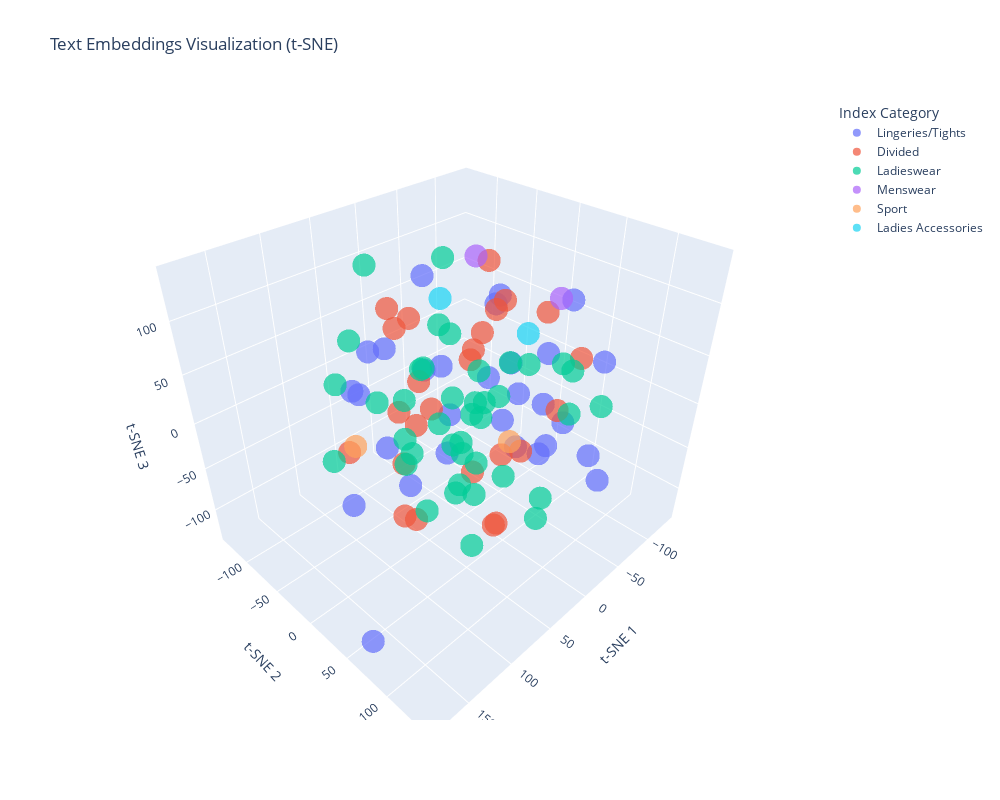

The notebook cell saved with this chart:
### Code cell
# Flatten embeddings: (100, 90, 30522) -> (100, 90*30522)
flattened_embeddings = text_embeddings.reshape(len(text_embeddings), -1)

# Apply TSNE
tsne = TSNE(
    n_components=3,
    init="random",
    random_state=0,
    learning_rate="auto",
    # n_iter=300,
)
Y = tsne.fit_transform(flattened_embeddings)

# Create visualization
fig = px.scatter_3d(
    x=Y[:, 0],
    y=Y[:, 1],
    z=Y[:, 2],
    color=df.index_name,
    hover_data=[df.prod_name, df.product_type_name],
    title="Text Embeddings Visualization (t-SNE)",
    labels={"color": "Index Category"},
    opacity=0.7,
)

# Improve layout
fig.update_layout(
    scene=dict(xaxis_title="t-SNE 1", yaxis_title="t-SNE 2", zaxis_title="t-SNE 3"),
    width=1000,
    height=800,
)

fig.show()

### Figure 1 — Plotly figure (JSON) as saved in the notebook; plotly's stock layout.template omitted (floating-point values rounded to 4 significant figures)
{"data": [{"customdata": [["Lazer Razer Brief", "Swimwear bottom"], ["Frenchy push balboa", "Bra"], ["C Jackpot Swimsuit", "Swimsuit"], ["Sweet & Bitter Mid Tie Brief", "Swimwear bottom"], ["Kelly Push (Melbourne) ctn 2p", "Bra"], ["Fake 1p Leggings", "Leggings/Tights"], ["Khloe SP Seamless Andes", "Unknown"], ["Greta Thong Mynta Low 3p", "Underwear bottom"], ["Spanx alot shape Swimsuit", "Swimsuit"], ["Wannabe Superpush", "Bikini top"], ["Fiona brazilian (Acacia) 4p", "Underwear bottom"], ["Buckle Roo Cheeky V-Brief", "Swimwear bottom"], ["This Is Sally Tie Tanga", "Swimwear bottom"], ["3p Sneaker Socks", "Socks"], ["Lazer Razer High Rise Hipster", "Swimwear bottom"], ["Simple as that Cheeky Tanga", "Swimwear bottom"], ["New Girl Wide Side Tanga", "Swimwear bottom"], ["Timeless Push Triangle(1)", "Bikini top"], ["Hazelnut Brazilian Azalea Low", "Underwear bottom"], ["40 den 2p Tights Conscious", "Underwear Tights"], ["2p Samantha Brazilian (Acacia)", "Underwear bottom"], ["Desert Sport Top", "Bikini top"], ["Timeless Highwaist", "Swimwear bottom"], ["The Low Line Highwaist", "Swimwear bottom"], ["Hazelnut Push Melbourne", "Bra"], ["Shake it in Balconette", "Bikini top"], ["+ Coco Highwaist", "Swimwear bottom"], ["Buckle Up Triangle Top", "Bikini top"], ["La la land Bandeau", "Bikini top"]], "hovertemplate": "Index Category=Lingeries/Tights<br>x=%{x}<br>y=%{y}<br>z=%{z}<br>hover_data_0=%{customdata[0]}<br>hover_data_1=%{customdata[1]}<extra></extra>", "legendgroup": "Lingeries/Tights", "marker": {"color": "#636efa", "opacity": 0.7, "symbol": "circle"}, "mode": "markers", "name": "Lingeries/Tights", "scene": "scene", "showlegend": true, "type": "scatter3d", "x": [-87.0, 112.9, -133.8, -47.88, 19.35, 29.83, -58.49, -25.92, -98.66, -98.98, 34.11, -12.78, -54.48, -55.77, -121.3, 112.0, 4.568, -55.81, -74.58, 42.6, -21.28, 38.92, 181.1, -33.7, -5.016, -16.29, 8.247, 27.44, -60.76], "y": [-12.08, -17.83, -13.61, 55.47, -94.47, -101.8, -21.55, -84.61, 36.89, -63.82, -43.26, -70.78, 43.82, -78.8, 19.05, -31.53, 86.73, -91.25, 85.68, -104.1, -48.0, 89.61, 74.15, 13.53, 140.2, -133.8, 40.83, 70.98, 97.85], "z": [-38.74, 56.22, -12.16, -46.04, -94.64, 21.6, 68.88, 86.64, -55.51, -48.35, -105.2, -3.711, -8.139, -82.71, 64.86, -73.52, -8.477, -27.31, -56.01, -21.96, -98.13, 19.58, -103.4, -31.05, -10.9, -7.603, 123.4, 83.74, 57.73]}, {"customdata": [["Brit Baby Tee", "T-shirt"], ["Skinny H.W Ankle Queens", "Trousers"], ["Tess Tee.", "T-shirt"], ["Melody dress", "Dress"], ["STAR western belt", "Belt"], ["Cat Tee.", "T-shirt"], ["Salvador dress", "Dress"], ["Sonja sweater dress", "Dress"], ["Sky HW jogger", "Trousers"], ["Perrie Trash HW Denim TRS", "Trousers"], ["Maja HW  WovenTRS", "Trousers"], ["Tess Tee.", "T-shirt"], ["Mini Flare HW Bronx", "Trousers"], ["GRETA SKIRT", "Skirt"], ["Julia RW Skinny Denim TRS", "Trousers"], ["Jade HW Skinny Denim TRS", "Trousers"], ["Julia RW Denim TRS", "Trousers"], ["Tilda tank", "Vest top"], ["ALEXA COMPONENT BAG", "Bag"], ["Brooke Shorts R.W", "Shorts"], ["Tilda tank", "Vest top"], ["Therese tee", "T-shirt"], ["Julia RW Skinny Denim TRS", "Trousers"], ["S.Skinny L.W Epic", "Trousers"], ["Skinny H.W Air", "Trousers"]], "hovertemplate": "Index Category=Divided<br>x=%{x}<br>y=%{y}<br>z=%{z}<br>hover_data_0=%{customdata[0]}<br>hover_data_1=%{customdata[1]}<extra></extra>", "legendgroup": "Divided", "marker": {"color": "#EF553B", "opacity": 0.7, "symbol": "circle"}, "mode": "markers", "name": "Divided", "scene": "scene", "showlegend": true, "type": "scatter3d", "x": [8.74, 36.48, 16.13, -28.87, -112.6, 81.45, -86.55, -68.33, 54.66, -3.55, -16.48, -21.37, -19.33, 57.23, 73.17, 35.01, 28.28, 98.9, -89.4, 63.22, 79.27, 37.83, -55.98, 76.72, 14.16], "y": [49.81, -52.88, 17.7, 77.79, -56.74, 83.62, -56.89, 30.32, -40.13, 112.9, -9.424, -100.4, 13.44, -24.65, 16.53, 67.04, -63.54, 22.5, -65.53, 93.92, 14.96, -7.276, 20.02, -80.45, -54.4], "z": [-27.95, -20.04, 58.58, 14.68, 40.38, 15.45, 91.3, 76.02, 98.96, 92.39, 43.16, 38.16, 90.51, -53.24, 62.82, -82.97, 61.08, -59.11, 9.284, -43.2, -81.38, 7.031, -76.86, -60.57, -47.65]}, {"customdata": [["Isabella shirt", "Shirt"], ["Lucy blouse", "Shirt"], ["Agnes LS R-neck", "T-shirt"], ["Rebecca or Delphine shirt", "Shirt"], ["Amanda Rib", "Vest top"], ["Calista (1)", "Cardigan"], ["Tilly (1)", "T-shirt"], ["Lage", "Top"], ["Tilly (1)", "T-shirt"], ["Strap top", "Vest top"], ["ED Pamela (1)", "Shorts"], ["Bow HW paperwaist", "Trousers"], ["CSP Grace body", "Top"], ["Raymond fleece", "Top"], ["Brody", "T-shirt"], ["Mini Flare R.W Utility", "Trousers"], ["Techno", "Sweater"], ["Tove", "Top"], ["claudine", "T-shirt"], ["Fox (1)", "Leggings/Tights"], ["V-neck strap top", "Vest top"], ["Strap top", "Vest top"], ["Villi Body", "Top"], ["Ridge", "Sweater"], ["Thyme top", "Top"], ["Sorrel(1)", "Dress"], ["Enter", "Trousers"], ["ED Long leggings", "Leggings/Tights"], ["Sadie Shirt", "Shirt"], ["Madison skinny HW (1)", "Trousers"], ["Talia (1)", "T-shirt"], ["Lucy blouse", "Shirt"], ["Camille Cardigan", "Cardigan"], ["Kajsa HW", "Shorts"], ["Jennifer tee", "Top"], ["Luna skinny RW", "Trousers"], ["Billie", "T-shirt"], ["Kanta slacks RW", "Trousers"], ["Flora(1)", "Jumpsuit/Playsuit"], ["Henry polo. (1)", "Sweater"]], "hovertemplate": "Index Category=Ladieswear<br>x=%{x}<br>y=%{y}<br>z=%{z}<br>hover_data_0=%{customdata[0]}<br>hover_data_1=%{customdata[1]}<extra></extra>", "legendgroup": "Ladieswear", "marker": {"color": "#00cc96", "opacity": 0.7, "symbol": "circle"}, "mode": "markers", "name": "Ladieswear", "scene": "scene", "showlegend": true, "type": "scatter3d", "x": [-109.1, -10.68, 45.69, 14.68, 23.35, -58.23, 14.14, 51.67, 42.22, 57.65, -19.9, -40.18, 112.1, 75.43, 96.65, -75.97, 14.23, 107.9, 28.14, 2.688, 29.95, 57.19, -14.17, -10.58, 71.66, 34.79, 82.7, 4.699, 136.0, -69.28, 0.6252, -0.4513, -46.97, -19.32, -30.87, 48.49, 70.95, 75.78, -21.34, -12.7], "y": [34.91, -99.49, 51.96, -3.865, 37.91, -0.9618, -42.57, 41.03, -15.2, 23.14, 71.77, -31.99, 42.48, -34.72, 24.43, 91.36, -16.15, 60.41, 19.65, -132.8, 15.14, 49.18, 24.59, 37.44, 84.73, 41.37, -83.54, 93.05, -18.83, 51.1, -18.56, 109.5, -29.87, 51.82, -53.45, 14.16, 2.917, -67.08, -9.005, 0.7611], "z": [-0.6356, -52.28, 46.63, -43.38, 13.61, 15.34, 23.17, -41.76, 46.12, 17.27, -108.5, -50.58, 41.14, 18.7, -2.532, 2.211, 138.2, -22.39, -20.15, 90.79, -80.97, 0.3689, 10.64, -71.64, 75.48, -126.8, 17.72, -53.9, -1.783, 31.99, -4.561, 41.28, -1.591, 53.48, 36.05, 102.7, -18.11, 66.34, -130.3, -78.24]}, {"customdata": [["PETAR SWEATSHIRT", "Sweater"], ["RICHIE HOOD", "Hoodie"]], "hovertemplate": "Index Category=Menswear<br>x=%{x}<br>y=%{y}<br>z=%{z}<br>hover_data_0=%{customdata[0]}<br>hover_data_1=%{customdata[1]}<extra></extra>", "legendgroup": "Menswear", "marker": {"color": "#ab63fa", "opacity": 0.7, "symbol": "circle"}, "mode": "markers", "name": "Menswear", "scene": "scene", "showlegend": true, "type": "scatter3d", "x": [-39.44, -43.04], "y": [-29.93, 61.3], "z": [118.7, 109.5]}, {"customdata": [["Izzy tee", "T-shirt"], ["Apollo seamless HW tights", "Leggings/Tights"]], "hovertemplate": "Index Category=Sport<br>x=%{x}<br>y=%{y}<br>z=%{z}<br>hover_data_0=%{customdata[0]}<br>hover_data_1=%{customdata[1]}<extra></extra>", "legendgroup": "Sport", "marker": {"color": "#FFA15A", "opacity": 0.7, "symbol": "circle"}, "mode": "markers", "name": "Sport", "scene": "scene", "showlegend": true, "type": "scatter3d", "x": [94.92, -81.43], "y": [-44.47, -15.65], "z": [-23.19, -98.4]}, {"customdata": [["Suzuki shopper", "Bag"], ["GLASSIG ESPADRILLE", "Ballerinas"]], "hovertemplate": "Index Category=Ladies Accessories<br>x=%{x}<br>y=%{y}<br>z=%{z}<br>hover_data_0=%{customdata[0]}<br>hover_data_1=%{customdata[1]}<extra></extra>", "legendgroup": "Ladies Accessories", "marker": {"color": "#19d3f3", "opacity": 0.7, "symbol": "circle"}, "mode": "markers", "name": "Ladies Accessories", "scene": "scene", "showlegend": true, "type": "scatter3d", "x": [-2.04, -92.19], "y": [-36.28, -8.829], "z": [89.17, 29.7]}], "layout": {"height": 800, "legend": {"title": {"text": "Index Category"}, "tracegroupgap": 0}, "scene": {"domain": {"x": [0, 1], "y": [0, 1]}, "xaxis": {"title": {"text": "t-SNE 1"}}, "yaxis": {"title": {"text": "t-SNE 2"}}, "zaxis": {"title": {"text": "t-SNE 3"}}}, "title": {"text": "Text Embeddings Visualization (t-SNE)"}, "width": 1000}}
